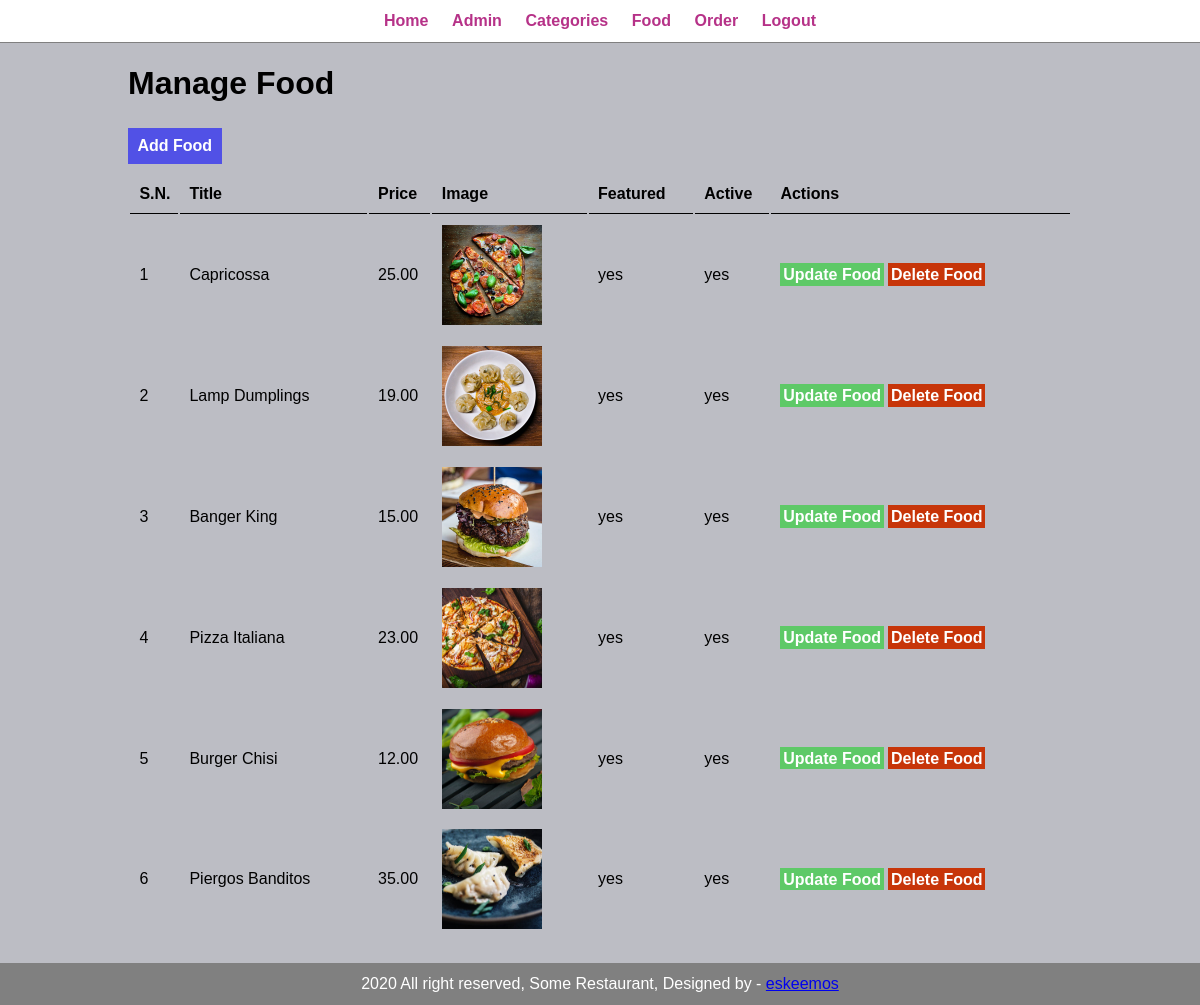
Page /admin/manage-food.php (signed in) on the committed database.
### tables this page shows
CREATE TABLE `ofw_food` (
  `id` int(11) NOT NULL,
  `title` varchar(30) DEFAULT NULL,
  `description` varchar(255) DEFAULT NULL,
  `price` decimal(10,2) DEFAULT NULL,
  `image_name` varchar(255) DEFAULT NULL,
  `category_id` int(11) DEFAULT NULL,
  `featured` varchar(30) DEFAULT NULL,
  `active` varchar(10) DEFAULT NULL
);

### admin/manage-food.php (the view, shortened to what this page needs)
<?php include("partials/menu.php") ?>
<div class="main-content">
    <div class="wrapper">
        <h1>Manage Food</h1>
        <br>
        <br>
        <a href="<?php echo SITEURL; ?>admin/add-food.php" class="btn-primary">Add Food</a>
        <br>
        <br>
        <table class="tb-full">
            <tr>
                <th>S.N.</th>
                <th>Title</th>
                <th>Price</th>
                <th>Image</th>
                <th>Featured</th>
                <th>Active</th>
                <th>Actions</th>
            </tr>
            <?php
                $sql = "SELECT * FROM ofw_food";
                $res = mysqli_query($conn, $sql);
                $sn = 1;
                $count = mysqli_num_rows($res);
                if($count > 0){
                    while($row = mysqli_fetch_assoc($res)){
                        $id = $row['id'];
                        $title = $row['title'];
                        $price = $row['price'];
                        $image = $row['image_name'];
                        $featured = $row['featured'];
                        $active = $row['active'];
                    ?>
                        <tr>
                            <td><?php echo $sn++;?></td>
                            <td><?php echo  $title; ?></td>
                            <td><?php echo  $price; ?></td>
                            <td>
                                <?php
                                    if($image == ''){
                                        echo '<div class="error">Image not Added yet</div>';
                                    }else{
                                        ?>
                                        <img src="../images/food/<?php echo $image ?>" alt="food photo" width="100px" height="100px">
                                        <?php
                                    }
                                ?>
                            </td>
                            <td><?php echo  $featured; ?></td>
                            <td><?php echo  $active; ?></td>
                            <td>
                                <a href="<?php echo SITEURL; ?>admin/update-food.php?id=<?php echo $id ?>" class='btn-secondary'>Update Food</a>
                                <a href="<?php echo SITEURL; ?>admin/delete-food.php?id=<?php echo $id ?>&image_name=<?php echo $image ?>" class='btn-danger'>Delete Food</a>
                            </td>
                        </tr>
                    <?php
                    }
                }else{
                    ?>
                        <tr>
                            <td colpan="7">Food not added yet</td>
                        </tr>
                    <?php
                }
            ?>
        </table>
    </div>
</div>
<?php include("partials/footer.php") ?>

### admin/partials/menu.php (shortened to what this page needs)
<html>
    <head>
        <link rel="stylesheet" href="../css/admin.css">
    </head>
    <body>
        <div class="menu">
            <div class="wrapper">
                <ul>
                    <li>
                        <a href="index.php">Home</a>
                    </li>
                    <li>
                        <a href="manage-admin.php">Admin</a>
                    </li>
                    <li>
                        <a href="manage-categories.php">Categories</a>
                    </li>
                    <li>
                        <a href="manage-food.php">Food</a>
                    </li>
                    <li>
                        <a href="manage-order.php">Order</a>
                    </li>
                    <li>
                        <a href="logout.php">Logout</a>
                    </li>
                </ul>
            </div>
        </div>

### admin/partials/footer.php
<div class="footer">
            <div class="wrapper">
                <p class="text-center">2020 All right reserved, Some Restaurant, Designed by  - <a href="#">eskeemos</a></p>
            </div>
        </div>
    </body>
</html>

### css/admin.css (style rules this page uses)
* { margin: 0; padding: 0; font-family: Arial, Helvetica, sans-serif; }
.wrapper { padding: 1%; width: 80%; margin: 0 auto; }
.text-center { text-align: center; }
.menu { text-align: center; border-bottom: 1px solid grey; }
.menu ul { list-style-type: none; }
.menu ul li { display: inline; padding: 1%; }
.menu ul li a { text-decoration: none; font-weight: bold; color: #b63288; }
.main-content { background-color: #8c8d9994; padding: 10px; }
.footer { background-color: gray; color: white; }
.tb-full { width: 100%; }
table tr th { border-bottom: 1px solid; padding: 1%; text-align: left; }
table tr td { padding: 1%; }
.btn-primary { background-color: rgb(81, 81, 230); padding: 1%; color: white; font-weight: bold; text-decoration: none; }
.btn-secondary { background-color: rgb(94, 201, 103); padding: 1%; color: white; font-weight: bold; text-decoration: none; }
.btn-danger { background-color: rgb(199, 53, 9); padding: 1%; color: white; font-weight: bold; text-decoration: none; }

### rows in the picture
ofw_food: title "Capricossa", price "25.00", image_name (picture), featured "yes", active "yes"
ofw_food: title "Lamp Dumplings", price "19.00", image_name (picture), featured "yes", active "yes"
ofw_food: title "Banger King", price "15.00", image_name (picture), featured "yes", active "yes"
ofw_food: title "Pizza Italiana", price "23.00", image_name (picture), featured "yes", active "yes"
ofw_food: title "Burger Chisi", price "12.00", image_name (picture), featured "yes", active "yes"
ofw_food: title "Piergos Banditos", price "35.00", image_name (picture), featured "yes", active "yes"
